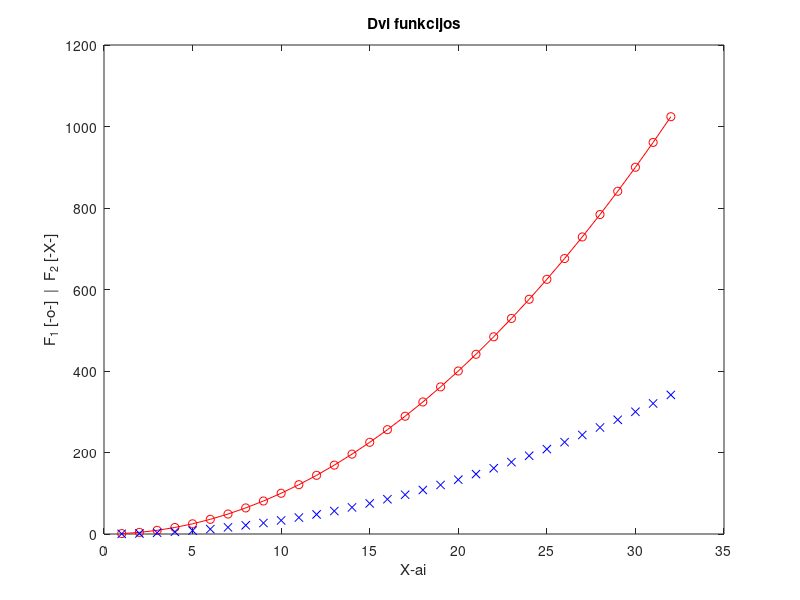

Recreate this plot in MATLAB.
%
% Paprastas skriptas
%

x = 1:32;
y=x.^2;

plot(x, y, 'o-r', x, y/3, 'xb')
title('Dvi funkcijos')
xlabel('X-ai')
%%
ylabel('F_1 [-o-]  |  F_2 [-X-]')

%[appendix]{"version":"1.0"}
%---
%[metadata:view]
%   data: {"layout":"onright"}
%---
